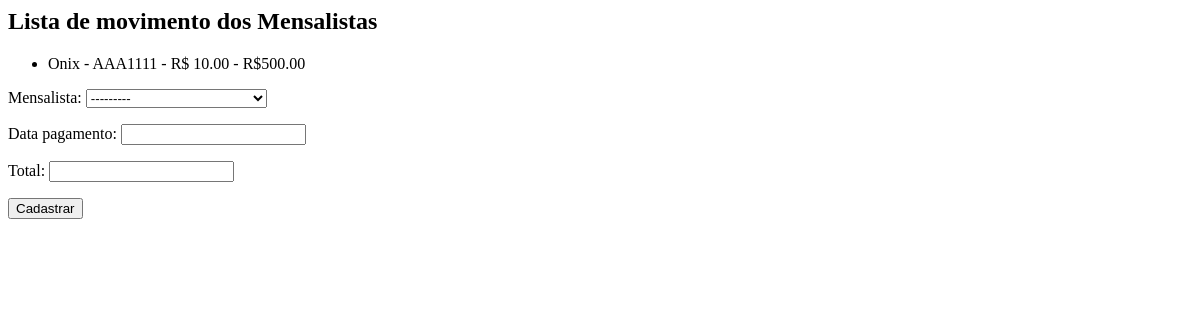
Page /core/mov-mensalistas/ on the earlier database version.
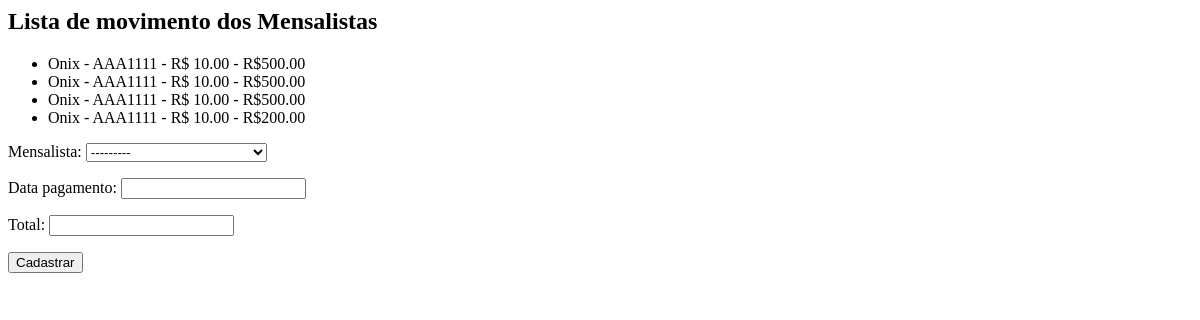
Same page on the later database version.
### core/models.py (models this page shows, shortened)
class MovMensalistas(models.Model):
    mensalista = models.ForeignKey(Mensalista, on_delete=models.CASCADE)
    data_pagamento = models.DateField()
    total = models.DecimalField(max_digits=5, decimal_places=2)
    def __str__(self):
        return str(self.mensalista) + '  -  R$' + str(self.total)

class Mensalista(models.Model):
    veiculo = models.ForeignKey(Veiculo, on_delete=models.CASCADE)
    inicio = models.DateField()
    valor_mes = models.ForeignKey(Parametro, on_delete=models.CASCADE)
    def __str__(self):
        return str(self.veiculo) + '  -  R$ ' + str(self.valor_mes.valor_mes)

class Veiculo(models.Model):
    proprietario = models.ForeignKey(Pessoa, on_delete = models.CASCADE)
    marca = models.ForeignKey(Marca, on_delete=models.CASCADE)
    modelo = models.CharField(max_length=50)
    placa = models.CharField(max_length=7)
    cor = models.CharField(max_length=15)
    observacoes = models.TextField(null=True, blank=True)
    def __str__(self):
        return self.modelo + ' - ' + self.placa

class Parametro(models.Model):
    valor_hora = models.DecimalField(max_digits=5, decimal_places=2)
    valor_mes = models.DecimalField(max_digits=6, decimal_places=2)

### core/views.py (the view)
# urls.py: path('mov-mensalistas/', views.lista_mov_mensalistas, name='core_lista_mov_mensalistas'),
def lista_mov_mensalistas(request):
    mov_mensalistas = MovMensalistas.objects.all()
    form = MovMensalistaForm
    data = {'mov_mensalistas': mov_mensalistas, 'form': form}
    return render(request, 'core/lista_mov_mensalistas.html', data)

### core/templates/core/lista_mov_mensalistas.html (shortened to what this page needs)
<h2>Lista de movimento dos Mensalistas</h2>
<ul>
{% for mensalistas in mov_mensalistas %}
    <li> {{mensalistas}} </li>
{% endfor %}
</ul>
<form action="{% url 'core_mov_mensalista_novo'%}" method="post">
    {{form.as_p}}
    <button type="submit">Cadastrar</button>
</form>

Differences in the rows shown:
added MovMensalistas: mensalista+total "Onix - AAA1111 - R$ 10.00 - R$500.00"
added MovMensalistas: mensalista+total "Onix - AAA1111 - R$ 10.00 - R$500.00"
added MovMensalistas: mensalista+total "Onix - AAA1111 - R$ 10.00 - R$200.00"
